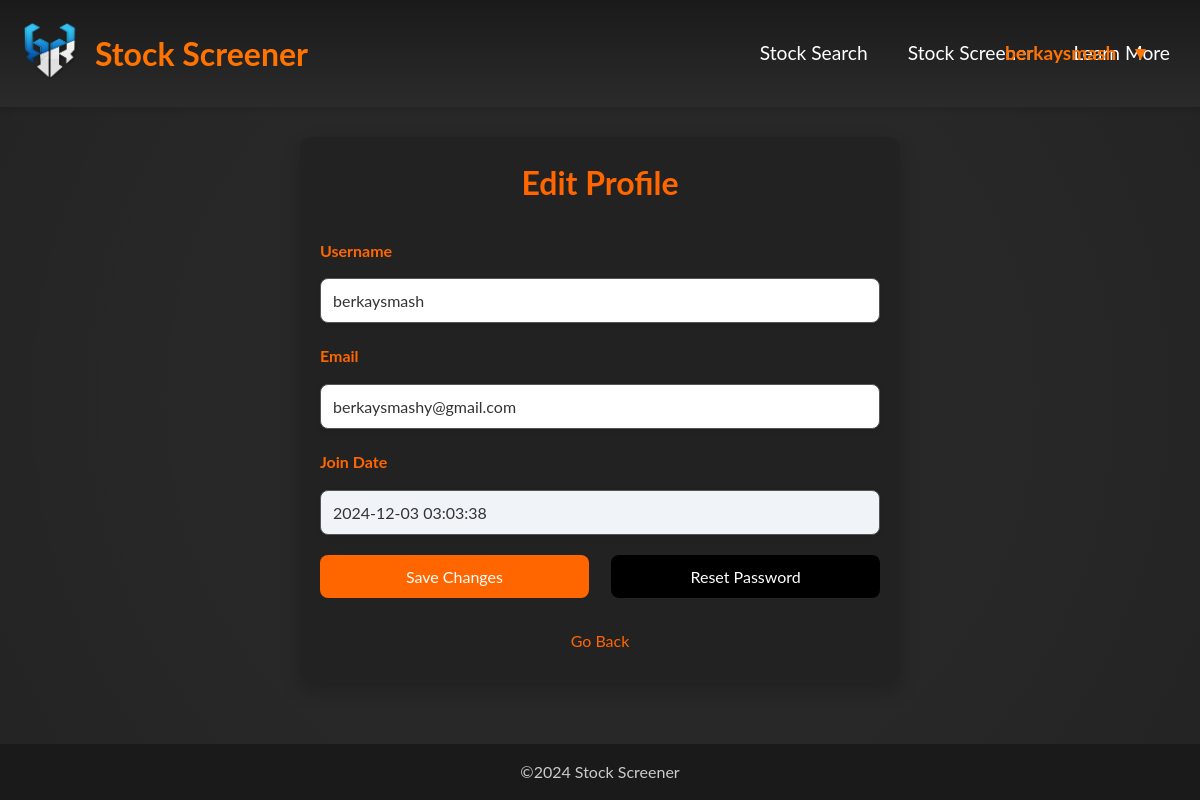
The page /profile/ (signed in) on the database its author committed.
### tables this page shows
CREATE TABLE user (
        id INTEGER PRIMARY KEY AUTOINCREMENT,
        username TEXT NOT NULL UNIQUE,
        email TEXT NOT NULL UNIQUE,
        password TEXT NOT NULL,
        created_at TIMESTAMP DEFAULT CURRENT_TIMESTAMP,
        is_verified INTEGER DEFAULT 0
    );

### app.py (the view)
@app.route('/profile/')
def profile():
    if 'user_id' not in session:
        return redirect(url_for('login'))  #if user is not in the session, direct to the login
    data = profile_controller.profile(session['user_id'])
    return render_template('profile.html', user=data['user'], messages=data['messages'])

### app.py (called while the page is built)
@app.before_request
def require_login():
    return auth_controller.require_login()

@app.context_processor
def inject_user():
    return auth_controller.inject_user()

### controllers/auth_controller.py (called while the page is built)
    def get_db_connection(self):
        if current_app.config['TESTING']:
            conn = sqlite3.connect(':memory:')
        else:
            conn = sqlite3.connect('database/database.db')
        conn.row_factory = sqlite3.Row
        return conn

    def require_login(self):
        allowed_routes = ['login', 'register', 'forgot_password_method', 'validate_reset_otp_method',
                          'reset_password_method']
        if 'logged_in' not in session and request.endpoint not in allowed_routes:
            return redirect(url_for('login'))

    def inject_user(self):
        if 'user_id' in session:
            conn = self.get_db_connection()
            conn.execute('''CREATE TABLE IF NOT EXISTS user (
                                id INTEGER PRIMARY KEY AUTOINCREMENT,
                                username TEXT NOT NULL,
                                email TEXT NOT NULL,
                                password TEXT NOT NULL
                            )''')
            user = conn.execute('SELECT * FROM user WHERE id = ?', (session['user_id'],)).fetchone()
            conn.close()
            return {'user': dict(user) if user else None}
        return {'user': None}

### controllers/profile_controller.py (called while the page is built)
    def get_db_connection(self):
        if current_app.config['TESTING']:
            conn = sqlite3.connect(':memory:')
        else:
            conn = sqlite3.connect('database/database.db')
        conn.row_factory = sqlite3.Row
        return conn

    def profile(self, user_id):
        conn = self.get_db_connection()
        user = conn.execute('SELECT * FROM user WHERE id = ?', (user_id,)).fetchone()
        conn.close()
        all_messages = get_flashed_messages(with_categories=True)
        messages = [
            msg for msg in all_messages
            if not any(word in msg[1].lower() for word in ['login', 'otp', 'register'])
        ]
        return {'user': dict(user) if user else None, 'messages': messages}

### templates/profile.html (shortened to what this page needs)
<!doctype html>
<html lang="en">
<head>
    <link rel="stylesheet" href="{{ url_for('static', filename='global.css') }}">
    <link rel="stylesheet" href="{{ url_for('static', filename='profile.css') }}">
</head>
<body>
<header>
        <nav class="navbar">
            <div class="logo-container">
                <a href="{{ url_for('stock_search') }}"><img src="{{ url_for('static', filename='image/logo.png') }}" alt="Logo" class="logo"></a>
                <a href="{{ url_for('stock_search') }}" class="nav-title">Stock Screener</a>
            </div>
            <div class="menu-container">
                <a href="{{ url_for('stock_search') }}" class="menu-item">Stock Search</a>
                <a href="{{ url_for('index') }}" class="menu-item">Stock Screener</a>
                <a href="{{ url_for('learn_more') }}" class="menu-item">Learn More</a>
            </div>
            {% include 'partials/logout.html' %}
        </nav>
    </header>
    <div class="profile-container">
        <h1>Edit Profile</h1>
        <form method="POST" action="/profile/update">
            <div class="form-group">
                <label for="username">Username</label>
                <input type="text" id="username" name="username" value="{{ user['username'] }}" required>
            </div>
            <div class="form-group">
                <label for="email">Email</label>
                <input type="email" id="email" name="email" value="{{ user['email'] }}" required>
            </div>
            <div class="form-group">
                <label for="join-date">Join Date</label>
                <input type="text" id="join-date" name="join_date" value="{{ user['created_at'] }}" readonly>
            </div>
            <div class="form-actions">
                <button type="submit" class="save-btn">Save Changes</button>
                <button type="button" class="reset-password-btn" onclick="showResetPasswordPopup()">Reset Password</button>
            </div>
                <a class="back-link" href="{{ url_for('stock_search') }}">Go Back</a>
        </form>
    </div>
      <footer>
        <div class="footer-social">
            <span>©2024 Stock Screener</span>
        </div>
    </footer>
</body>
</html>

### templates/partials/logout.html (shortened to what this page needs)
    {% if user %}
    <div class="logout-container">
        <div class="user-dropdown">
            <span>{{ user['username'] }}</span>
            <span class="dropdown-icon">▼</span>
        </div>
    </div>
    {% else %}
    <div class="logout-container">
        <a href="/login" class="login-link" style="color: #ff7300; text-decoration: none; font-weight: bold;">Login</a>
    </div>
    {% endif %}

### static/global.css (style rules this page uses)
* { margin: 0; padding: 0; box-sizing: border-box; font-family: "Lato", sans-serif; }
html, body { min-height: 100vh; margin: 0; background-color: #1e1e1e; color: #f4f4f4; line-height: 1.6; display: flex; flex-direction: column; }
body { background-color: #2c2c2c; background-image: radial-gradient(circle, rgba(0, 0, 0, 0.1), rgba(0, 0, 0, 0.1) 60%, rgba(0, 0, 0, 0.2)); }
a { color: #ff7300; text-decoration: none; transition: color 0.3s ease; }
header { background: linear-gradient(to bottom, #1a1a1a, #2b2b2b); box-shadow: 0 4px 6px rgba(0, 0, 0, 0.1); padding: 20px 0; }
.navbar { display: flex; justify-content: space-between; align-items: center; max-width: 1200px; margin: 0 auto; padding: 0 20px; }
.logo-container { display: flex; align-items: center; }
.logo { width: 60px; height: auto; margin-right: 15px; }
.nav-title { color: #ff7300; font-size: 32px; font-weight: 700; }
.logout-container { position: absolute; right: 40px; display: flex; align-items: center; font-size: 1em; color: #333; z-index: 10; }
.user-dropdown { position: relative; display: inline-block; color: #ff7300; cursor: pointer; font-size: 1.2em; font-weight: bold; }
.user-dropdown span { margin-right: 10px; }
.dropdown-icon { font-size: 1em; transform: rotate(0deg); transition: transform 0.3s ease; }
footer { background-color: #1a1a1a; color: #ccc; text-align: center; padding: 15px 0; margin-top: auto; }
.back-link { display: inline-block; margin-top: 20px; color: #ff9800; text-decoration: none; }
.menu-container { display: flex; gap: 20px; }
.menu-container a { font-size: 1.2em; }
.menu-item { color: #ffffff; font-size: 16px; text-decoration: none; padding: 10px; transition: color 0.3s ease; }

### static/profile.css (style rules this page uses)
.profile-container { background-color: #222; width: 100%; max-width: 600px; margin: 30px auto; padding: 20px; border-radius: 12px; box-shadow: 0 8px 20px rgba(0, 0, 0, 0.2); }
h1 { color: #ff6600; text-align: center; margin-bottom: 30px; }
.form-group { margin-bottom: 20px; display: flex; flex-direction: column; gap: 10px; }
label { font-weight: bold; color: #ff6600; }
input[type="text"], input[type="email"], input[type="password"] { width: 100%; padding: 12px; margin-top: 5px; border: 1px solid #555; border-radius: 8px; font-size: 16px; color: #333; background-color: #fff; box-shadow: 0 2px 4px rgba(0, 0, 0, 0.1); transition: border-color 0.3s; box-sizing: border-box; }
input[readonly] { background-color: #f0f4f8; cursor: not-allowed; }
.form-actions { display: flex; justify-content: space-between; margin-top: 20px; flex-wrap: wrap; gap: 10px; }
.save-btn, .reset-password-btn { width: 48%; padding: 12px; font-size: 16px; border-radius: 8px; cursor: pointer; }
.save-btn { background-color: #ff6600; color: white; border: none; transition: background-color 0.3s; }
.reset-password-btn { background-color: #000; color: white; border: none; transition: background-color 0.3s; }
a.back-link { display: inline-block; margin-top: 40px; color: #ff6600; text-decoration: none; padding: 10px 15px; border-radius: 5px; transition: background-color 0.3s; text-align: center; }
a.back-link { margin-top: 20px; display: block; text-align: center; width: auto; }

### rows shown on the page
user: username "berkaysmash", email "berkaysmashy@gmail.com", join_date "2024-12-03 03:03:38"
